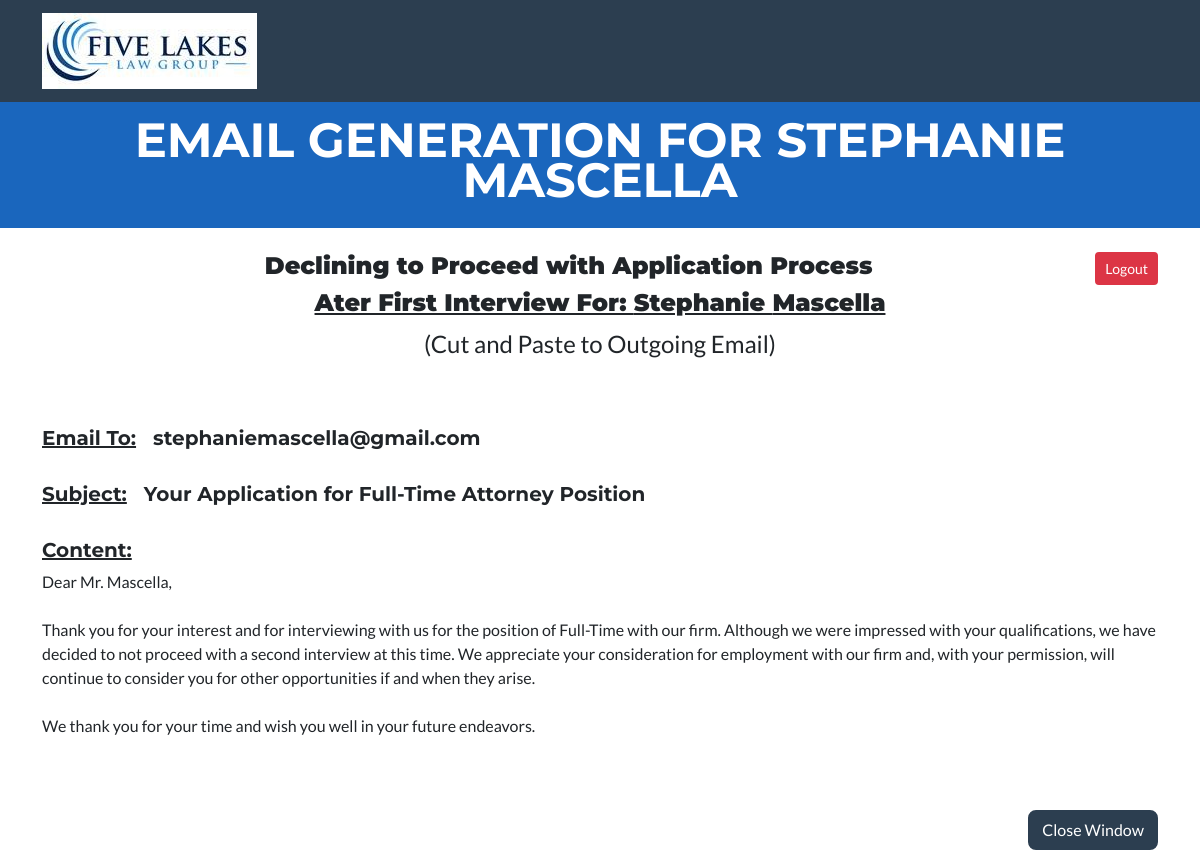
The page /recruiting/int1_decline_text/51/ (signed in) on the database its author committed.
### recruiting/models.py (models this page shows, shortened)
class Applicant(models.Model):
    class Meta:
        verbose_name = "Applicant"
        verbose_name_plural = "Applicants"
    states = State.objects.order_by('state_abbrev')
    STATE_CHOICES = []
    for state in states:
        each_state = (state.state_abbrev, state.state_abbrev)
        STATE_CHOICES.append(each_state)
    states_list = State.objects.all().order_by('manager')
    temp_list = []
    for state in states_list:
        temp_list.append(state.manager)
    manager_list = list(OrderedDict.fromkeys(temp_list))
    MANAGER_OPTIONS = []
    for manager in manager_list:
        each_manager = (manager, manager)
        MANAGER_OPTIONS.append(each_manager)
    EMPLOYMENT_OPTIONS = [
        ('Full-Time', 'Full-Time'),
        ('Part-Time', 'Part-Time'),
        ('Of Counsel', 'Of Counsel'),
        ('Floater', 'Floater'),
    ]
    SOURCE_OPTIONS = [
        ('Indeed', 'Indeed'),
        ('Linked In', 'Linked In'),
        ('Recruiter', 'Recruiter'),
        ('Employee Referral', 'Employee Referral'),
    ]
    FIRM_OPTIONS = [
        ('Huron Law Group', 'Huron Law Group'),
        ('Five Lakes Law Group', 'Five Lakes Law Group'),
    ]
    GENDER_CHOICES = [
        ('Male', 'Male'),
        ('Female', 'Female')
    ]
    STEP_CHOICES = [
        ('New Resume', 'New Resume'),
        ('Interview1', 'Interview1'),
        ('Interview2', 'Interview2'),
        ('Final', 'Final'),
        ('Open File', 'Open File')
    ]
    is_active = models.BooleanField("Is Active", default=True, blank=True, null=True)
    application_date = models.DateField("Application Date", blank=True, null=True)
    state_abbrev = models.CharField("State", max_length=25,
        choices = STATE_CHOICES, blank=False, null=True)
    position = models.CharField("Position", max_length=25,
        choices = EMPLOYMENT_OPTIONS, blank=True, null=False, default="Full-Time")
    salary = models.CharField("Salary", max_length=10, default = "80,000", blank=True, null=True)
    manager = models.CharField("Manager", max_length=50,
        choices = MANAGER_OPTIONS, blank=True, null=False, default="")
    step = models.CharField("Step", max_length=25,
        choices = STEP_CHOICES, default="New Resume", blank=False, null=True)
    source = models.CharField("Recruitment Source", max_length=25,
        choices = SOURCE_OPTIONS, blank=True, null=True)
    employee_referral_name = models.CharField("Referral Employee", max_length=100, blank=True, null=True)
    gender = models.CharField("Gender", max_length=10,
        choices = GENDER_CHOICES, blank=False, null=True)
    first_name = models.CharField("First Name", max_length=25, blank=False, null=False)
    middle_name = models.CharField("Middle Name", max_length=25, blank=True, null=False)
    last_name = models.CharField("Last Name", max_length=25, blank=False, null=False)
    phone = models.CharField("Phone Number", max_length=15, blank=True, null=True)
    email = models.EmailField("Email", max_length=254, blank=True, null=True)
    five_lakes_firm = models.BooleanField("Five Lakes Law Group", default=True)
    huron_firm = models.BooleanField("Huron Law Group", default=False)
    resume = models.FileField(upload_to='resumes/', blank=True, null=True)
    initial_notes = models.TextField("Notes", blank=True, null=True)

### recruiting/views.py (the view)
# urls.py: path('int1_decline_text/<pk>/', views.int1_decline_text, name="int1_decline_text"),
@login_required(login_url=reverse_lazy('login'))
def int1_decline_text(request, pk=None):
    applicant = Applicant.objects.get(pk=pk)
    context = {'applicant': applicant}
    return render(request, 'templates/recruiting/interview1_decline.html', context)

### FiveLakes/templates/recruiting/interview1_decline.html (shortened to what this page needs)
{% extends 'templates/index.html' %}
{% load crispy_forms_tags %}
{% load static %}
{% block header %}
<header class="masthead bg-primary text-white text-center">
    <div class="container d-flex align-items-center flex-column">
        <h5 class="masthead-heading text-uppercase mb-0">Email Generation for {{ applicant.first_name }} {{ applicant.last_name }}</h5>
    </div>
</header>
{% endblock header %}
{% block content %}
    <div class="container">
        <h2 style="font-size: x-large; text-align:center"><b>Declining to Proceed with Application Process</b></h2>
        <h2 style="font-size: x-large; text-align:center"><b><u>Ater First Interview For: {{ applicant.first_name}}  {{ applicant.last_name }}</b></u></h2>
        <p style="text-align:center; font-size: x-large">(Cut and Paste to Outgoing Email)</p>
    </div>
    <br><br>
    <div class="container">
        <h5><u>Email To:</u>&nbsp;&nbsp;&nbsp;{{ applicant.email }}</h5>
        <br>
        <h5><u>Subject:</u>&nbsp;&nbsp;&nbsp;Your Application for {{ applicant.position }} Attorney Position</h5>
        <br>
        <h5><u>Content:</u></h5>
            {% if applicant.gender == "male" %}
                Dear Mr. {{ applicant.last_name }},
            {% else %}
                Dear Mr. {{ applicant.last_name }},
            {%  endif %}
        <br><br>
            Thank you for your interest and for interviewing with us for the position of {{ applicant.position }}
            with our firm. Although we were impressed with your qualifications, we have decided to
            not proceed with a second interview at this time. We appreciate your consideration for employment
            with our firm and, with your permission, will continue to consider you for other opportunities if and when they arise.
        <br>
        <br>
            We thank you for your time and wish you well in your future endeavors.
    </div>
    <br><br><br>
    <div class="container">
        <button class="btn btn-secondary float-end" onclick="self.close()">Close Window</button>
    </div>
{%  endblock content %}

### rows shown on the page
Applicant: first_name "STEPHANIE", last_name "MASCELLA", first_name "Stephanie", last_name "Mascella", email "stephaniemascella@gmail.com", position "Full-Time"
